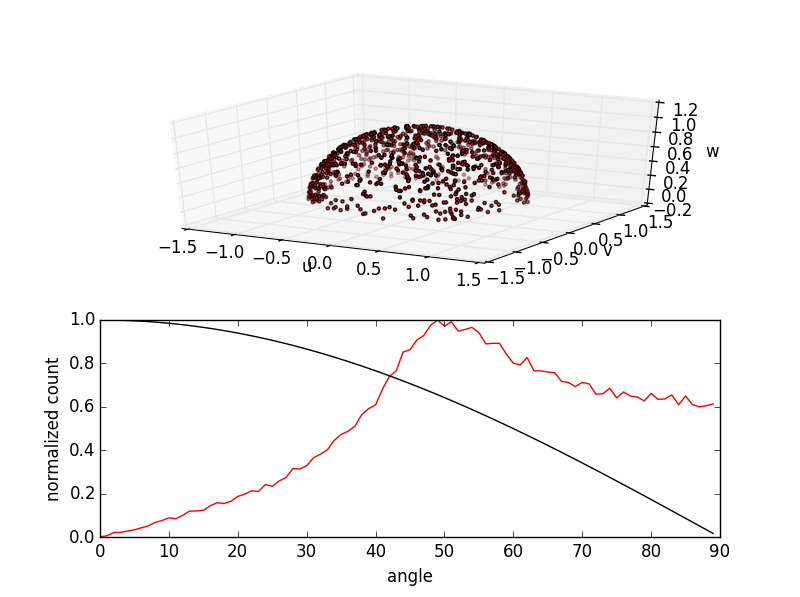

Write the Python code that produced this figure.
# -*- coding: utf-8 -*-
"""
demo of *incorrect* diffuse sampling by taking 3 random numbers
Correct sampling shown in cosine.py
https://www.particleincell.com/2015/cosine-distribution/

@author: lubos brieda
"""
from random import random
import math
import matplotlib.pyplot as plt
from mpl_toolkits.mplot3d import Axes3D

plt.close("all")
u = []
v = []
w = []

count = []
bin_theta = []
nbins = 90
delta_bin = 90/(nbins-1)

#surface properties
tang1 = [1,0,0]
tang2 = [0,1,0]
norm =  [0,0,1]

#initialize data
for bin in range(0,nbins):
    count.append(0);
    bin_theta.append(bin*delta_bin)

# sample random points
for it in range(1,100000):
    #pick three random numbers
    a = -1 + 2*random()
    b = -1 + 2*random()
    c = random()
    
    #multiply by corresponding directions
    v1 = [a*n for n in tang1]
    v2 = [b*n for n in tang2]
    v3 = [c*n for n in norm]
    
    #add up to get velocity, vel=v1+v2+v3
    vel = []
    for i in range(0,3):
        vel.append(v1[i]+v2[i]+v3[i])
 
    #make a unit vector
    vel_mag = math.sqrt(vel[0]*vel[0]+vel[1]*vel[1]+vel[2]*vel[2])
    for i in range(0,3):
        vel[i] /= vel_mag
    
    #compute theta 
    cos_theta = vel[0]*norm[0]+vel[1]*norm[1]+vel[2]*norm[2]
     
    #update histogram
    theta = math.acos(cos_theta)*180/math.pi;
    bin = int( (theta)/delta_bin)
    count[bin] += 1
    
    #add every 100th particle to the visualization list
    if (it%100==0):
        u.append(vel[0])
        v.append(vel[1])
        w.append(vel[2])
    
#plot results
fig = plt.figure()
ax = fig.add_subplot(211, projection='3d')
ax.scatter(u, v, w, c='r', marker='.')
ax.set_xlabel('u')
ax.set_ylabel('v')
ax.set_zlabel('w')

#normalize data
c0 = max(count)
count[:] = [float(c) / c0 for c in count]
cos = [math.cos(th*math.pi/180) for th in bin_theta]

#add xy plot
ax2 = fig.add_subplot(212)
ax2.plot(bin_theta,count,c='r');
ax2.plot(bin_theta,cos,c='k')
ax2.set_xlabel('angle')
ax2.set_ylabel('normalized count')
plt.show()
    
